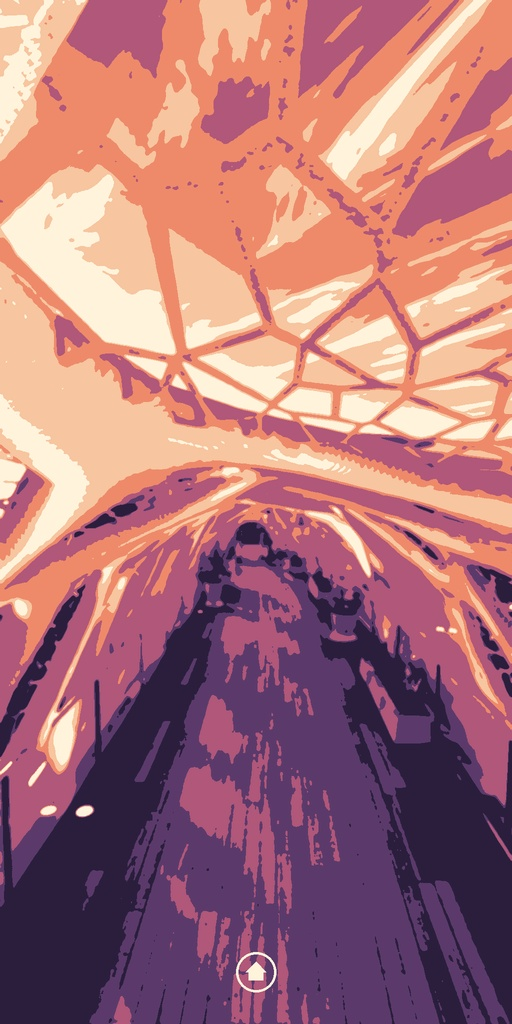
#> input picture posters/canopy-from-below.jpg, 512 x 1024 px; its folder holds only this picture in this run
$ python build_atlases.py
#> lines starting #> are read from the running program, lines starting #| are printed output that depends on the picture
#!/usr/bin/env python3
"""Pack the Station Canopée posters into the files the VRChat world downloads.

    python tools/build_atlases.py

Reads   posters/          one image per poster (JPG, PNG or WebP, portrait 1:2, ideally 512 x 1024)
        posters.json      display time, play order, and each poster's title and link
        supporters.json   the Ko-fi supporters named on the About page of the world's menu
Writes  _site/            manifest.json, pub_atlas_N.jpg (2048 px, PC), pub_atlas_N_quest.jpg (1024 px, Quest and iOS),
                          supporters.json, and index.html with thumbs/ for the public preview page

VRChat lets a world download one image every five seconds, so posters travel as up to three atlases of
eight (four columns by two rows, left to right, then top to bottom) instead of one file each.
Posters are packed without gaps: images that are missing, unreadable or fully transparent are left out,
and the world only cycles through the posters listed in the manifest, so it never shows an empty slot.
"""
from __future__ import annotations

import argparse
import html
import json
import os
import re
import sys
from pathlib import Path

from PIL import Image, ImageOps, UnidentifiedImageError

ROOT = Path(__file__).resolve().parent.parent
COLUMNS, ROWS = 4, 2
PER_ATLAS = COLUMNS * ROWS
MAX_POSTERS = 3 * PER_ATLAS
CELL_PC = (512, 1024)
CELL_QUEST = (256, 512)
THUMB = (384, 768)
MAX_SUPPORTERS = 400
MAX_NAME_LENGTH = 40
BACKGROUND = (21, 27, 24)
EXTENSIONS = {".jpg", ".jpeg", ".png", ".webp"}
IN_ACTIONS = os.environ.get("GITHUB_ACTIONS") == "true"
REPOSITORY = os.environ.get("GITHUB_REPOSITORY", "HelicityOhNo/Canopee__Images")


def warn(message: str, file: str | None = None) -> None:
    """Print a warning; on GitHub Actions it also shows on the workflow run."""
    if IN_ACTIONS:
        print(f"::warning{' file=' + file if file else ''}::{message}")
    else:
        print(f"warning: {message}")


def fail(message: str, file: str | None = None, line: int | None = None) -> None:
    if IN_ACTIONS:
        location = (f" file={file}" if file else "") + (f",line={line}" if file and line else "")
        print(f"::error{location}::{message}")
    sys.exit(f"error: {message}")


def valid_link(url: str) -> bool:
    """Same rule as the world (SP_Affichage._LienValide): http(s), a dotted host name, no spaces, 300 characters at most."""
    if not url or len(url) > 300 or re.search(r"\s", url):
        return False
    match = re.match(r"^https?://([^/?#:]+)", url, re.IGNORECASE)
    if not match:
        return False
    host = re.sub(r"^www\.", "", match.group(1), flags=re.IGNORECASE)
    return len(host) >= 3 and "." in host[1:] and not host.endswith(".")


def default_title(file_name: str) -> str:
    words = re.sub(r"[-_]+", " ", Path(file_name).stem).strip()
    return words[:1].upper() + words[1:] if words else file_name


def load_config(path: Path) -> tuple[float, dict]:
    if not path.exists():
        return 10, {}
    try:
        data = json.loads(path.read_text(encoding="utf-8"))
    except json.JSONDecodeError as error:
        fail(f"{path.name} is not valid JSON: {error.msg} (line {error.lineno}, column {error.colno})", path.name, error.lineno)
    if not isinstance(data, dict):
        fail(f"{path.name} must contain a JSON object", path.name)
    seconds = data.get("slideSeconds", 10)
    if isinstance(seconds, bool) or not isinstance(seconds, (int, float)) or not 2 <= seconds <= 60:
        warn(f"slideSeconds must be a number from 2 to 60, got {seconds!r}: using 10", path.name)
        seconds = 10
    posters = data.get("posters") or {}
    if not isinstance(posters, dict):
        fail(f'"posters" in {path.name} must be an object, keyed by image file name', path.name)
    return (int(seconds) if float(seconds).is_integer() else seconds), posters


def load_supporters(path: Path) -> list[str] | None:
    """The supporter names in file order, cleaned the way the world cleans them (SP_Reglages._Noms), or None without a file."""
    if not path.exists():
        return None
    try:
        data = json.loads(path.read_text(encoding="utf-8"))
    except json.JSONDecodeError as error:
        fail(f"{path.name} is not valid JSON: {error.msg} (line {error.lineno}, column {error.colno})", path.name, error.lineno)
    names = data.get("supporters") if isinstance(data, dict) else None
    if not isinstance(names, list):
        fail(f'{path.name} must contain {{"supporters": ["name", ...]}}', path.name)
    cleaned = []
    for name in names:
        if not isinstance(name, str):
            warn(f"{name!r} is not a text value: left out", path.name)
            continue
        name = re.sub(r"\s+", " ", name).strip()
        if not name:
            continue
        if len(name) > MAX_NAME_LENGTH:
            warn(f"{name!r} is longer than {MAX_NAME_LENGTH} characters: the world cuts it there", path.name)
            name = name[:MAX_NAME_LENGTH].rstrip()
        cleaned.append(name)
    if len(cleaned) > MAX_SUPPORTERS:
        warn(f"{len(cleaned)} supporters, the world shows at most {MAX_SUPPORTERS}", path.name)
        cleaned = cleaned[:MAX_SUPPORTERS]
    return cleaned


def load_poster(path: Path) -> Image.Image | None:
    """The poster as an opaque RGB image, or None if it cannot be shown."""
    where = f"posters/{path.name}"
    try:
        with Image.open(path) as source:
            image = ImageOps.exif_transpose(source)
            image.load()
    except (UnidentifiedImageError, OSError) as error:
        warn(f"{path.name} could not be read ({error}): left out", where)
        return None
    if image.mode in ("RGBA", "LA", "PA") or (image.mode == "P" and "transparency" in image.info):
        image = image.convert("RGBA")
        if image.getchannel("A").getextrema()[1] == 0:
            warn(f"{path.name} is fully transparent: left out", where)
            return None
        flat = Image.new("RGBA", image.size, BACKGROUND + (255,))
        flat.alpha_composite(image)
        image = flat
    image = image.convert("RGB")
    if abs(image.width / image.height - 0.5) > 0.02:
        warn(f"{path.name} is {image.width} x {image.height}, not portrait 1:2: center-cropped", where)
    return image


CARD = """      <figure>
        <img src="thumbs/@@THUMB@@" width="384" height="768" alt="@@TITLE@@" loading="lazy">
        <figcaption><span>@@TITLE@@</span>@@LINK@@</figcaption>
      </figure>
"""

PAGE = """<!doctype html>
<html lang="en">
<head>
<meta charset="utf-8">
<meta name="viewport" content="width=device-width, initial-scale=1">
<meta name="color-scheme" content="dark">
<meta name="description" content="The posters on the ad panels of Station Canopée, a VRChat world by Helicity.">
<title>Station Canopée posters</title>
<style>
  :root { --bg: #000; --card: #1c2420; --line: #2b3530; --text: #eef3ee; --muted: #9daaa2; --accent: #a6eb7a; }
  * { box-sizing: border-box; }
  body { margin: 0; background: var(--bg); color: var(--text); font: 16px/1.5 system-ui, -apple-system, "Segoe UI", Roboto, sans-serif; }
  main { max-width: 1180px; margin: 0 auto; padding: 56px 24px 72px; }
  h1 { margin: 0 0 12px; font-size: clamp(32px, 5vw, 48px); line-height: 1.1; font-weight: 650; }
  .intro { max-width: 640px; margin: 0 0 40px; color: var(--muted); }
  .grid { display: grid; grid-template-columns: repeat(auto-fill, minmax(170px, 1fr)); gap: 28px 24px; }
  figure { margin: 0; }
  figure img { display: block; width: 100%; height: auto; aspect-ratio: 1 / 2; object-fit: cover; border-radius: 14px; background: var(--card); }
  figcaption { padding: 12px 2px 0; font-size: 15px; }
  figcaption span { display: block; font-weight: 600; }
  figcaption a { display: block; overflow: hidden; color: var(--accent); font-size: 14px; text-decoration: none; text-overflow: ellipsis; white-space: nowrap; }
  figcaption a:hover { text-decoration: underline; }
  footer { margin-top: 64px; padding-top: 20px; border-top: 1px solid var(--line); color: var(--muted); font-size: 14px; }
  footer a { color: var(--text); }
</style>
</head>
<body>
<main>
  <h1>Posters</h1>
  <p class="intro">The posters on the station's ad panels.</p>
  <div class="grid">
@@CARDS@@  </div>
  <footer>Station Canopée is a VRChat world by Helicity. <a href="https://github.com/@@REPO@@">Source on GitHub</a></footer>
</main>
</body>
</html>
"""


def card_html(thumb: str, title: str, link: str) -> str:
    link_html = ""
    if link:
        shown = re.sub(r"^https?://(www\.)?", "", link, flags=re.IGNORECASE).rstrip("/")
        link_html = f'<a href="{html.escape(link)}" rel="noopener">{html.escape(shown)}</a>'
    return CARD.replace("@@THUMB@@", html.escape(thumb)).replace("@@TITLE@@", html.escape(title)).replace("@@LINK@@", link_html)


def build(posters_dir: Path, config_path: Path, supporters_path: Path, out: Path) -> None:
    seconds, entries = load_config(config_path)
    supporters = load_supporters(supporters_path)
    files = {}
    if posters_dir.is_dir():
        files = {p.name: p for p in sorted(posters_dir.iterdir(), key=lambda p: p.name.lower())
                 if p.is_file() and p.suffix.lower() in EXTENSIONS}
    for name in entries:
        if name not in files:
            warn(f"{config_path.name} lists {name}, which is not in posters/: skipped", config_path.name)
    order = [name for name in entries if name in files] + [name for name in files if name not in entries]

    posters = []
    for name in order:
        image = load_poster(files[name])
        if image is None:
            continue
        info = entries.get(name) if isinstance(entries.get(name), dict) else {}
        title = str(info.get("title") or default_title(name)).strip()[:60]
        link = str(info.get("link") or "").strip()
        if link and not valid_link(link):
            warn(f"{name}: the world would refuse the link {link!r} (it needs http:// or https:// and a domain name): no link", config_path.name)
            link = ""
        posters.append((name, image, title, link))
    if len(posters) > MAX_POSTERS:
        warn(f"{len(posters)} posters, the world shows at most {MAX_POSTERS}: left out " + ", ".join(p[0] for p in posters[MAX_POSTERS:]))
        posters = posters[:MAX_POSTERS]
    if not posters:
        fail("no usable poster in posters/: nothing published, the live site keeps its previous version")

    atlas_count = -(-len(posters) // PER_ATLAS)
    pc = [Image.new("RGB", (CELL_PC[0] * COLUMNS, CELL_PC[1] * ROWS), BACKGROUND) for _ in range(atlas_count)]
    quest = [Image.new("RGB", (CELL_QUEST[0] * COLUMNS, CELL_QUEST[1] * ROWS), BACKGROUND) for _ in range(atlas_count)]
    (out / "thumbs").mkdir(parents=True, exist_ok=True)
    ads, cards, used = [], [], set()
    for index, (name, image, title, link) in enumerate(posters):
        atlas, cell = divmod(index, PER_ATLAS)
        column, row = cell % COLUMNS, cell // COLUMNS
        pc[atlas].paste(ImageOps.fit(image, CELL_PC, Image.Resampling.LANCZOS), (column * CELL_PC[0], row * CELL_PC[1]))
        quest[atlas].paste(ImageOps.fit(image, CELL_QUEST, Image.Resampling.LANCZOS), (column * CELL_QUEST[0], row * CELL_QUEST[1]))
        thumb, n = Path(name).stem + ".jpg", 2
        while thumb in used:
            thumb, n = f"{Path(name).stem}-{n}.jpg", n + 1
        used.add(thumb)
        ImageOps.fit(image, THUMB, Image.Resampling.LANCZOS).save(out / "thumbs" / thumb, quality=85, optimize=True)
        ads.append({"atlas": atlas, "col": column, "row": row, "title": title, "link": link, "image": name})
        cards.append(card_html(thumb, title, link))

    for atlas in range(atlas_count):
        pc[atlas].save(out / f"pub_atlas_{atlas}.jpg", quality=88, optimize=True)
        quest[atlas].save(out / f"pub_atlas_{atlas}_quest.jpg", quality=85, optimize=True)
    manifest = {"slideSeconds": seconds, "atlases": atlas_count, "ads": ads}
    (out / "manifest.json").write_text(json.dumps(manifest, ensure_ascii=False, indent=2) + "\n", encoding="utf-8")
    (out / "index.html").write_text(PAGE.replace("@@CARDS@@", "".join(cards)).replace("@@REPO@@", html.escape(REPOSITORY)), encoding="utf-8")
    if supporters is not None:
        (out / "supporters.json").write_text(json.dumps({"supporters": supporters}, ensure_ascii=False, indent=2) + "\n", encoding="utf-8")
        print(f"{len(supporters)} supporter(s)")

    linked = sum(1 for ad in ads if ad["link"])
    print(f"{len(ads)} posters in {atlas_count} atlas(es), {seconds} s each, {linked} with a link")
    summary = os.environ.get("GITHUB_STEP_SUMMARY")
    if summary:
        rows = "".join(f"| {ad['image']} | {ad['title']} | {ad['link'] or ''} |\n" for ad in ads)
        with open(summary, "a", encoding="utf-8") as f:
            f.write(f"### {len(ads)} posters, {seconds} s each, {linked} with a link\n\n| Image | Title | Link |\n|---|---|---|\n{rows}")


def main() -> None:
    parser = argparse.ArgumentParser(description="Pack the Station Canopée posters into the files the VRChat world downloads.")
    parser.add_argument("--posters", type=Path, default=ROOT / "posters", help="folder of poster images (default: posters/)")
    parser.add_argument("--config", type=Path, default=ROOT / "posters.json", help="titles, links and play order (default: posters.json)")
    parser.add_argument("--supporters", type=Path, default=ROOT / "supporters.json", help="Ko-fi supporter names (default: supporters.json)")
    parser.add_argument("--out", type=Path, default=ROOT / "_site", help="output folder (default: _site/)")
    args = parser.parse_args()
    build(args.posters, args.config, args.supporters, args.out)
#> in load_poster, source is the input picture: PIL image 512x1024 RGB; mean R, G, B 173.4, 115.1, 120.9
#> in build, `atlas_count = -(-len(posters) // PER_ATLAS)`: atlas_count = 1
#> the loop in build, `for index, (name, image, title, link) in enumerate(posters):` made 1 pass
#> (name, title, link, atlas, cell, column, row) on pass 1: ('canopy-from-below.jpg', 'Canopy from below', '', 0, 0, 0, 0)
#> after the loop in build, `for index, (name, image, title, link) in enumerate(posters):`: ads = 1 item
#> the loop in build, `for atlas in range(atlas_count):` made 1 pass
#> pass 1, in build, `pc[atlas].save(out / f"pub_atlas_{atlas}.jpg", quality=88, optimize=Tr..`:
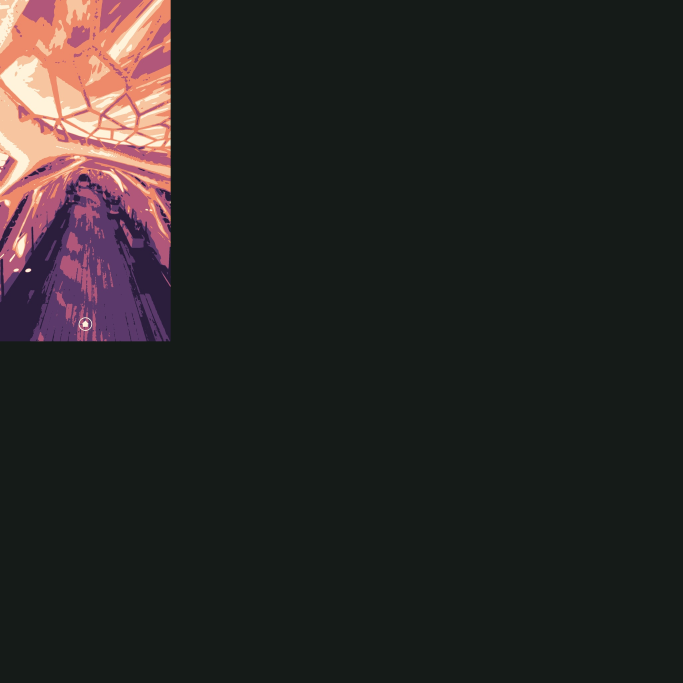
#> saved as pub_atlas_0.jpg: PIL image 2048x2048 RGB (shown at 1/3 size); mean R, G, B 40.1, 38, 36.1
#> in build, `linked = sum(1 for ad in ads if ad["link"])`: linked = 0
#| 1 posters in 1 atlas(es), 10 s each, 0 with a link


if __name__ == "__main__":
    main()

$ run again, on posters/fruit.jpg
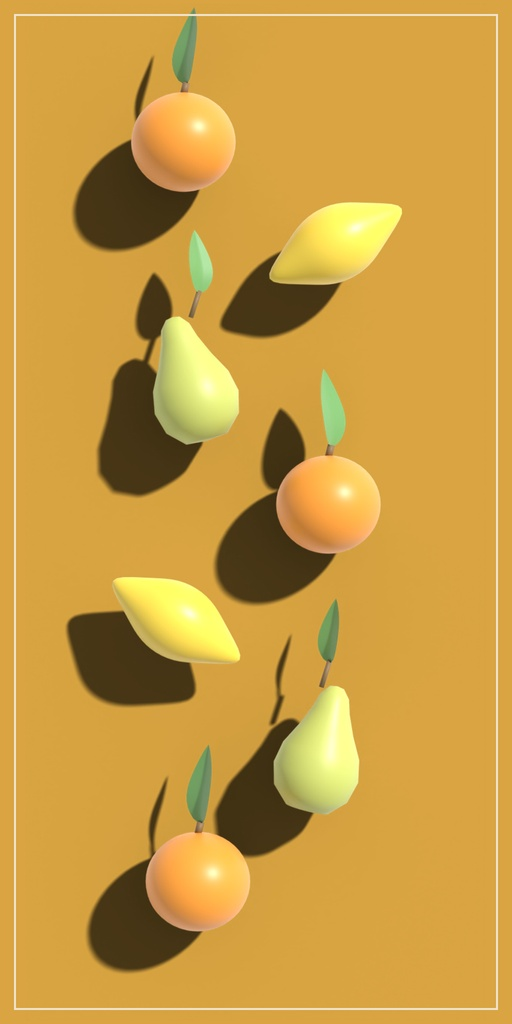
#> input picture posters/fruit.jpg, 512 x 1024 px
#> in load_poster, source is the input picture: PIL image 512x1024 RGB; mean R, G, B 201.4, 156, 66.2
#> atlas_count = 1
#> the loop in build, `for index, (name, image, title, link) in enumerate(posters):` made 1 pass
#> (name, title, link, atlas, cell, column, row) on pass 1: ('fruit.jpg', 'Fruit', '', 0, 0, 0, 0)
#> after the loop in build, `for index, (name, image, title, link) in enumerate(posters):`: ads = 1 item
#> the loop in build, `for atlas in range(atlas_count):` made 1 pass
#> pass 1, in build, `pc[atlas].save(out / f"pub_atlas_{atlas}.jpg", quality=88, optimize=Tr..`:
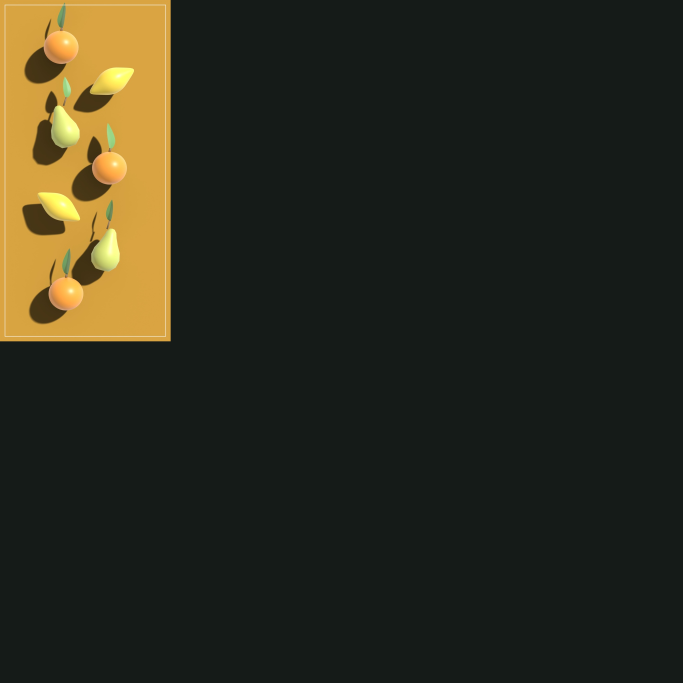
#> saved as pub_atlas_0.jpg: PIL image 2048x2048 RGB (shown at 1/3 size); mean R, G, B 43.6, 43.1, 29.3
#> linked = 0
#| 1 posters in 1 atlas(es), 10 s each, 0 with a link
